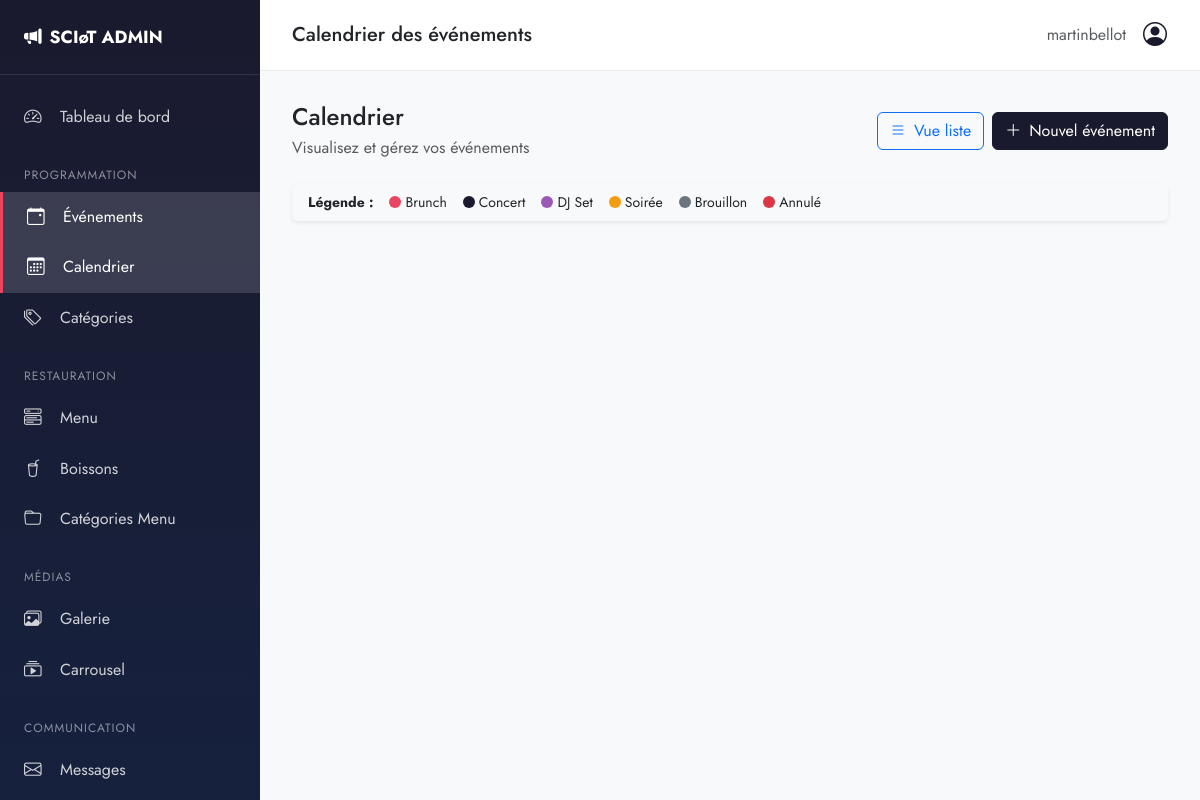
The app's page /admin-panel/events/calendar/ (signed in) with its own data.
### events/models.py (models this page shows, shortened)
class EventCategory(models.Model):
    name = models.CharField(max_length=100, verbose_name="Nom")
    slug = models.SlugField(unique=True)
    color = models.CharField(max_length=7, default="#1a1a2e", verbose_name="Couleur (hex)")
    icon = models.CharField(max_length=50, blank=True, verbose_name="Icône Bootstrap")
    description = models.TextField(blank=True, verbose_name="Description")
    class Meta:
        verbose_name = "Catégorie d'événement"
        verbose_name_plural = "Catégories d'événements"
        ordering = ['name']

### admin_custom/views.py (the view)
# urls.py: path('events/calendar/', views.events_calendar, name='events_calendar'),
@login_required
@user_passes_test(is_staff)
def events_calendar(request):
    categories = EventCategory.objects.all()
    return render(request, 'admin_custom/events/calendar.html', {
        'categories': categories,
    })

### admin_custom/views.py (called while the page is built)
def is_staff(user):
    return user.is_staff

### templates/admin_custom/events/calendar.html (shortened to what this page needs)
{% extends 'admin_custom/base.html' %}
{% block page_title %}Calendrier des événements{% endblock %}
{% block content %}
<div class="d-flex justify-content-between align-items-center mb-4">
    <div>
        <h4 class="mb-1">Calendrier</h4>
        <p class="text-muted mb-0">Visualisez et gérez vos événements</p>
    </div>
    <div class="d-flex gap-2">
        <a href="{% url 'admin_custom:events' %}" class="btn btn-outline-primary">
            <i class="bi bi-list me-2"></i>Vue liste
        </a>
        <a href="{% url 'admin_custom:event_create' %}" class="btn btn-primary">
            <i class="bi bi-plus-lg me-2"></i>Nouvel événement
        </a>
    </div>
</div>
<div class="card border-0 shadow-sm mb-4">
    <div class="card-body py-2">
        <div class="d-flex flex-wrap gap-3 align-items-center">
            <span class="fw-bold small">Légende :</span>
            {% for cat in categories %}
            <span class="d-flex align-items-center gap-1">
                <span class="rounded-circle d-inline-block" style="width: 12px; height: 12px; background-color: {{ cat.color }};"></span>
                <span class="small">{{ cat.name }}</span>
            </span>
            {% endfor %}
            <span class="d-flex align-items-center gap-1">
                <span class="rounded-circle d-inline-block" style="width: 12px; height: 12px; background-color: #6c757d;"></span>
                <span class="small">Brouillon</span>
            </span>
            <span class="d-flex align-items-center gap-1">
                <span class="rounded-circle d-inline-block" style="width: 12px; height: 12px; background-color: #dc3545;"></span>
                <span class="small">Annulé</span>
            </span>
        </div>
    </div>
</div>
{% endblock %}

### templates/admin_custom/base.html (shortened to what this page needs)
{% load static %}
<!DOCTYPE html>
<html lang="fr">
<head>
    <link rel="stylesheet" href="https://cdn.jsdelivr.net/npm/bootstrap-icons@1.11.0/font/bootstrap-icons.css">
    <link href="https://cdn.jsdelivr.net/npm/bootstrap@5.3.0/dist/css/bootstrap.min.css" rel="stylesheet">
</head>
<body>
    <aside class="sidebar" id="sidebar">
        <div class="sidebar-header">
            <a href="{% url 'admin_custom:dashboard' %}" class="sidebar-brand">
                <i class="bi bi-megaphone-fill"></i>
                SCIøT ADMIN
            </a>
        </div>
        <nav class="sidebar-nav">
            <a href="{% url 'admin_custom:dashboard' %}" class="sidebar-link {% if request.resolver_match.url_name == 'dashboard' %}active{% endif %}">
                <i class="bi bi-speedometer2"></i>
                Tableau de bord
            </a>
            <div class="nav-section">Programmation</div>
            <a href="{% url 'admin_custom:events' %}" class="sidebar-link {% if 'events' in request.resolver_match.url_name %}active{% endif %}">
                <i class="bi bi-calendar-event"></i>
                Événements
            </a>
            <a href="{% url 'admin_custom:events_calendar' %}" class="sidebar-link {% if request.resolver_match.url_name == 'events_calendar' %}active{% endif %}">
                <i class="bi bi-calendar3"></i>
                Calendrier
            </a>
            <a href="{% url 'admin_custom:event_categories' %}" class="sidebar-link">
                <i class="bi bi-tags"></i>
                Catégories
            </a>
            <div class="nav-section">Restauration</div>
            <a href="{% url 'admin_custom:menu' %}" class="sidebar-link {% if 'menu' in request.resolver_match.url_name %}active{% endif %}">
                <i class="bi bi-menu-button-wide"></i>
                Menu
            </a>
            <a href="{% url 'admin_custom:drinks' %}" class="sidebar-link">
                <i class="bi bi-cup-straw"></i>
                Boissons
            </a>
            <a href="{% url 'admin_custom:menu_categories' %}" class="sidebar-link">
                <i class="bi bi-folder"></i>
                Catégories Menu
            </a>
            <div class="nav-section">Médias</div>
            <a href="{% url 'admin_custom:media' %}" class="sidebar-link {% if request.resolver_match.url_name == 'media' %}active{% endif %}">
                <i class="bi bi-images"></i>
                Galerie
            </a>
            <a href="{% url 'admin_custom:carousel' %}" class="sidebar-link">
                <i class="bi bi-collection-play"></i>
                Carrousel
            </a>
            <div class="nav-section">Communication</div>
            <a href="{% url 'admin_custom:messages' %}" class="sidebar-link {% if 'message' in request.resolver_match.url_name %}active{% endif %}">
                <i class="bi bi-envelope"></i>
                Messages
            </a>
        </nav>
    </aside>
    <main class="main-content">
        <header class="top-navbar d-flex align-items-center justify-content-between">
            <div class="d-flex align-items-center">
                <h5 class="mb-0">{% block page_title %}Dashboard{% endblock %}</h5>
            </div>
            <div class="d-flex align-items-center gap-3">
                <span class="text-muted">{{ user.username }}</span>
                <div class="dropdown">
                    <button class="btn btn-link p-0" data-bs-toggle="dropdown">
                        <i class="bi bi-person-circle fs-4 text-primary"></i>
                    </button>
                </div>
            </div>
        </header>
        <div class="page-content">
            {% block content %}{% endblock %}
        </div>
    </main>
</body>
</html>

### records on screen
EventCategory: name "Brunch"
EventCategory: name "Concert"
EventCategory: name "DJ Set"
EventCategory: name "Soirée"

### other values on screen
{{ user.username }} "martinbellot"
